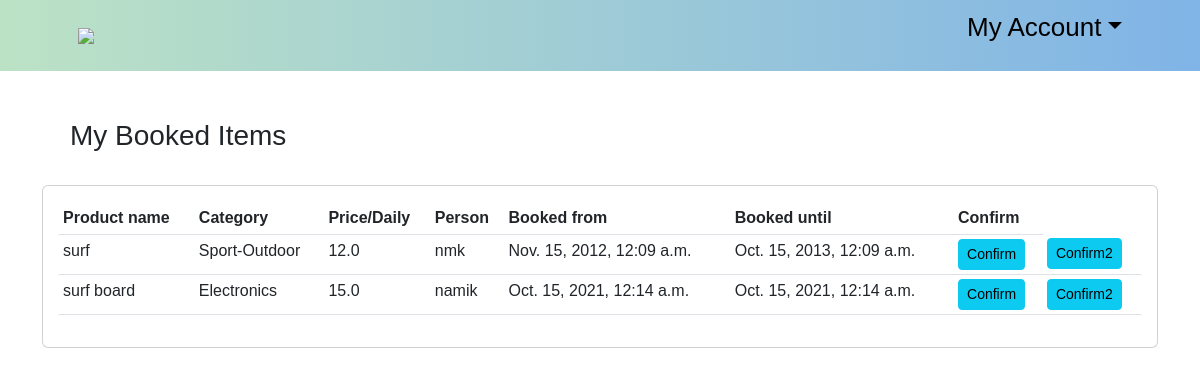
The page /my-booked-items/2/ (signed in) on the database its author committed.
### ecommerce/models.py (models this page shows, shortened)
class Order_list(models.Model):
    STATUS = (('Pending', 'Pending'),
              ('Out for delivery', 'Out_for_delivery'),
              ('Delivered', 'Delivered'))
    customer = models.ForeignKey(Customer, null=True, on_delete=models.SET_NULL)
    product = models.ForeignKey(Product, null=True, on_delete=models.SET_NULL)
    date_ordered = models.DateTimeField(auto_now_add=True, null=True)
    complete = models.BooleanField(default=True)
    rent_from = models.DateTimeField(null=True)
    rent_to = models.DateTimeField(null=True)
    id = models.AutoField(primary_key=True)

class Product(models.Model):
    CATEGORY = (
                ('Sport-Outdoor', 'Sport & Outdoor'),
                ('Drones-cameras', 'Drones & cameras'),
                ('Electronics', 'Electronics'),
                ('Home-appliances', 'Home appliances'),
                ('Musical-equipments', 'Musical equipments'),
                ('Accessories','Accessories'),
                )
    customer = models.ForeignKey(Customer, null=True, on_delete=models.SET_NULL)
    name = models.CharField(max_length=200, null=True)
    price = models.FloatField(null=True)
    category = models.CharField(max_length=200, null=True,choices=CATEGORY)
    description = models.CharField(max_length=200, null=True, blank=True)
    date_created= models.DateTimeField(auto_now_add=True, null=True)
    available_from = models.DateTimeField(null=True)
    available_to = models.DateTimeField(null=True)
    item_pic = models.ImageField( null=True)
    item_pic_2 = models.ImageField(null=True, blank=True)
    item_pic_3 = models.ImageField(null=True, blank=True)
    item_pic_4 = models.ImageField(null=True, blank=True)
    def __str__(self):
        return self.name

class Customer (models.Model):
    user= models.OneToOneField(User, null=True, on_delete=models.CASCADE)
    name = models.CharField(max_length=100, null=True)
    phone=models.CharField(max_length=100, null=True)
    email=models.CharField(max_length=100, null=True)
    date_created= models.DateTimeField(auto_now_add=True)
    address = models.CharField(verbose_name="Address", max_length=100, null=True, blank=True)
    town = models.CharField(verbose_name="Town/City", max_length=100, null=True, blank=True)
    post_code = models.CharField(verbose_name="Post Code", max_length=8, null=True, blank=True)
    country = models.CharField(verbose_name="Country", max_length=100, null=True, blank=True)
    latitude = models.CharField(verbose_name="Latitude", max_length=50, null=True, blank=True)
    longitude = models.CharField(verbose_name="Longitude", max_length=50, null=True, blank=True)
    def __str__(self):
        return self.name

### ecommerce/views.py (the view)
# urls.py: path('my-booked-items/<str:pk>/', views.mybookeditems, name='mybookeditems'),
@login_required(login_url='login')
def mybookeditems(request, pk):
    customer = Customer.objects.get(id=pk)
    form = OrderForm(instance=customer)
    orders = Order_list.objects.all()
    context = {'form':form, 'customer':customer,'orders':orders}
    return render(request, 'my_booked_items.html', context)

### templates/my_booked_items.html (shortened to what this page needs)
<!DOCTYPE html>
{% extends 'old/main.html' %}
{% load static%}
{% load crispy_forms_tags %}
	{% block content %}
			<br><br><h3>&emsp;My Booked Items </h3><br>
			<div class="card card-body" style="overflow-y:auto; ">
				<table class="table table-sm">
					<tr>
						<th>Product name</th>
						<th>Category</th>
						<th>Price/Daily</th>
						<th>Person</th>
						<th>Booked from</th>
						<th>Booked until</th>
						<th>Confirm</th>
					</tr>
					{% for i in orders %}
						{% if i.product.customer == request.user.customer %}
							<tr>
								<td>{{ i.product }}</td>
								<td>{{ i.product.category }}</td>
								<td>{{ i.product.price }}</td>
								<td>{{ i.customer }}</td>
								<td>{{ i.rent_from }}</td>
								<td>{{ i.rent_to }}</td>
								<td><a id="se" onclick="Confirm()" class = "btn btn-sm btn-info" href="{% url 'confirmation' i.id %}">Confirm</a></td>
								<td><a id="sev" onclick="Confirm2()" class = "btn btn-sm btn-info" href="#">Confirm2</a></td>
							</tr>
						{%endif%}
					{% endfor %}
				</table>
			</div>
	{% endblock content %}

### static/cssivy/main.css (style rules this page uses)
body { background-color : white; }

### templates/old/main.html (style rules this page uses)
body { font-family: 'Poppins', sans-serif; }

### rows shown on the page
Order_list: product "surf", product.category "Sport-Outdoor", product.price "12.0", customer "nmk", rent_from "Nov. 15, 2012, 12:09 a.m.", rent_to "Oct. 15, 2013, 12:09 a.m."
Order_list: product "surf board", product.category "Electronics", product.price "15.0", customer "namik", rent_from "Oct. 15, 2021, 12:14 a.m.", rent_to "Oct. 15, 2021, 12:14 a.m."
